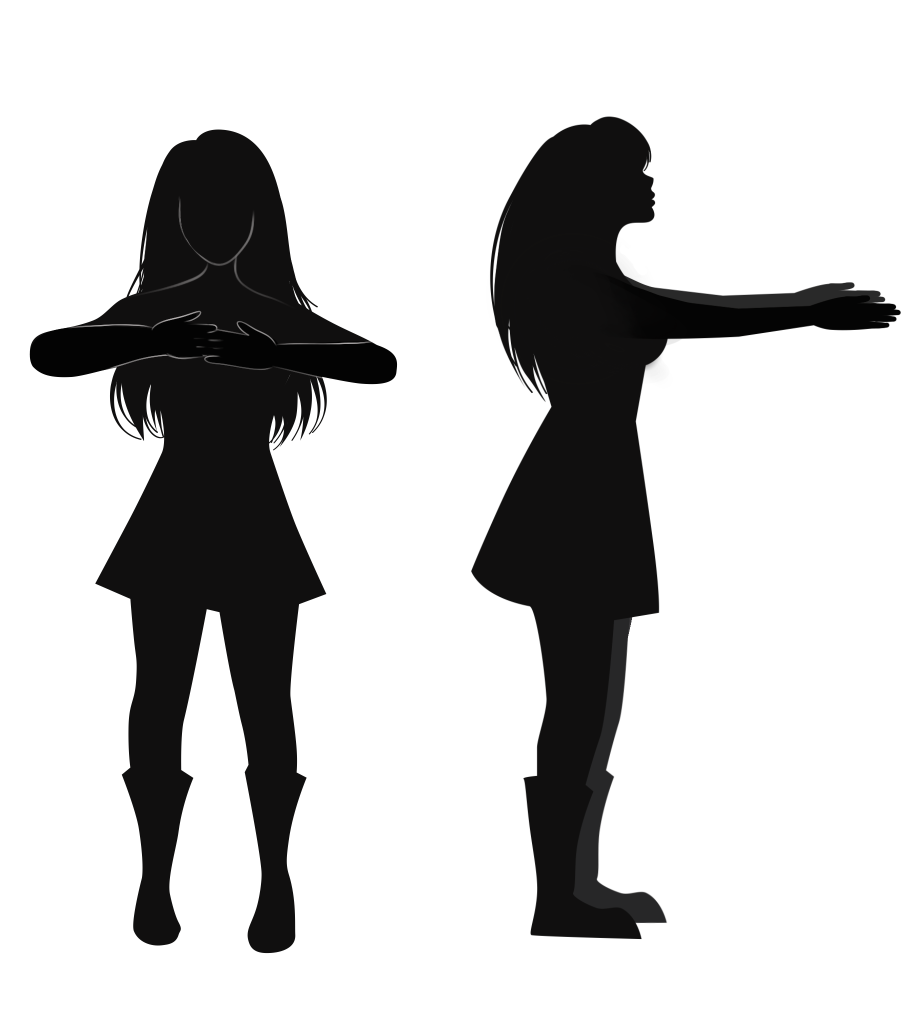
#> input picture figs/silhueta_feminina.PNG, 1845 x 2028 px, found by its file name (shown at 1/2 size)
$ jupyter execute --allow-errors Notebook_Detection_of_Body_Measurements.ipynb   (shell and % lines are left out)
#> lines starting #> are read from the running program, lines starting #| are printed output that depends on the picture
## Objetivo

[PT-BR] A saúde física traz benefícios significativos para melhor qualidade de vida, porém, em um mundo cada vez mais conectado e com facilidade no consumo de alimentos com alto teor de gordura e açúcar, as pessoas tendem a não praticar atividade física e terem má alimentação com a vida cotidiana agitada. Assim, uma ferramenta capaz de estimar a quantidade de gordura corporal e músculos permite que, sem sair de casa, seja possível obter informações que estimulem a procura de um profissional da área de nutrição e criar hábitos mais saudáveis. Este trabalho propôs com duas imagens de uma pessoa, de frente e lado, detectar o corpo humano, identificar pontos de interesse (pescoço, cintura e quadril) para informar a quantidade de pixels e medir a circunferência em centímetros de cada parte do corpo com a aplicação de três modelos de inteligência artificial. Também foi proposto com as medidas da circunferência das três partes do corpo, realizar cálculos que indiquem uma avaliação física da pessoa. Os modelos pré-treinados utilizados foram YOLOv8, MediaPipe e Detectron2. Os resultados indicam uma variação de centímetros em relação a medida real e a dos modelos que, aplicadas aos cálculos, existem diferenças esperadas nos resultados, porém, testes com o ângulo das imagens se fazem necessários, além de mais imagens de pessoas diferentes, para aumentar a precisão e obter os valores mais próximos possíveis das medições reais.

<br>

[EN-US] Physical health brings significant benefits for a better quality of life, however, in an increasingly connected world that easily consumes foods with a high percentage of fat and sugar, people tend not to practice physical activity and have a poor diet due to busy everyday life. Thus, a tool capable of estimating the amount of body fat and muscle allows you, without leaving home, to obtain information that encourages you to seek out a nutrition professional and create healthier habits. This work proposed using two images of a person, front and side, to detect the human body, identify points of interest (neck, waist and hip) to inform the number of pixels and measure the dimensions in centimeters of each part of the body with the application of three artificial intelligence models. Measurements of the three parts of the body were also proposed, carrying out calculations that indicate a physical assessment of the person. The pre-trained models used were YOLOv8, MediaPipe and Detectron2. The results indicate a variation of centimeters in relation to the real measurement and that of the models which, applied to the calculations, there are expected differences in the results, however, tests with the angle of the images are necessary, in addition to more images of different people, to increase precision and obtain the most possible values of the actual measurements.

## Introdução

[cell 1]
# Instancia o diretório do Google Drive
from google.colab import drive

drive.mount('/content/drive')

[cell 2]
# Imagens de silhuetas para exemplo de pose nas fotos
import matplotlib.pyplot as plt
import matplotlib.image as mpimg

img_woman_path = '/content/silhueta_feminina.PNG'
img_man_path = '/content/silhueta_masculina.PNG'

img_woman = mpimg.imread(img_woman_path)
#> img_woman is the input picture: shape (2028, 1845, 4) float32; mean R, G, B, A 0.0154, 0.0146, 0.0147, 0.236
img_man = mpimg.imread(img_man_path)
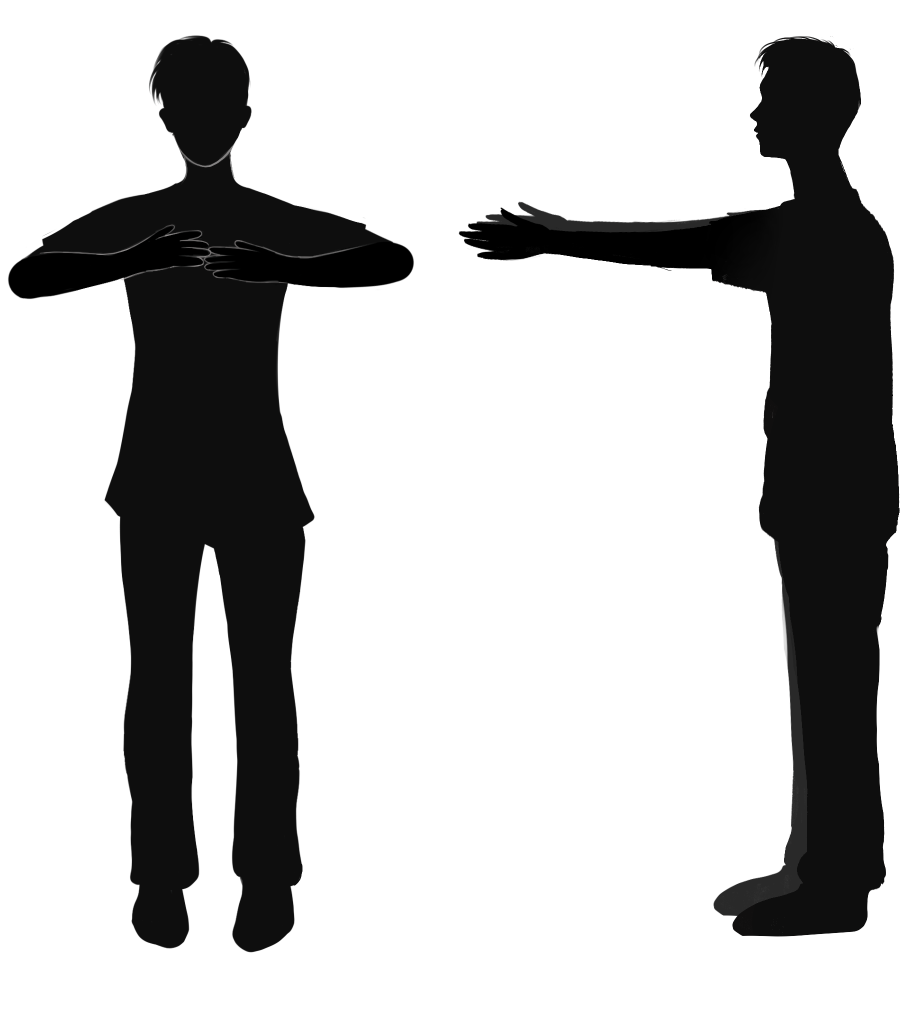
#> input picture figs/silhueta_masculina.PNG, 1845 x 2028 px, found by its file name (shown at 1/2 size)
#> img_man is the input picture: shape (2028, 1845, 4) float32; mean R, G, B, A 0.0146, 0.0146, 0.0146, 0.263

plt.figure(figsize=(12, 6))

plt.subplot(1, 2, 1)
plt.imshow(img_woman)
plt.axis('off')
plt.title('Silhueta feminina')

plt.subplot(1, 2, 2)
plt.imshow(img_man)
plt.axis('off')
plt.title('Silhueta masculina')

plt.show()
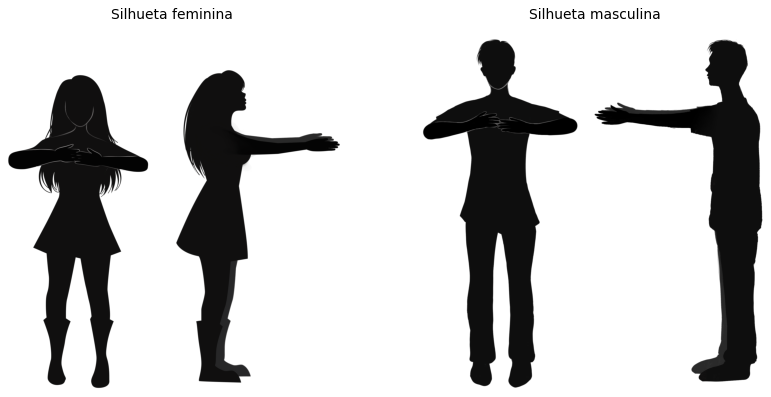
#> figure drawn by matplotlib, 2 panels
